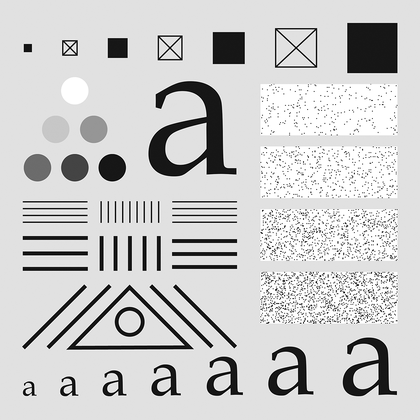
%> input picture Assignment 4/Q4.5/testpattern1024.tif, 420 x 420 px, shrunk from 1024 x 1024 before the run
$ octave Q6B.m   (GNU Octave 9; MATLAB toolbox functions it lacks are replaced by stand-ins)
%> lines starting %> are read from the running program, lines starting %| are printed output that depends on the picture; in (x1, y1, x2, y2) boxes, pixels count from 0 and x2, y2 are one past the last pixel; in counts of white or black regions, pixels touching at a corner belong together; the program's own positions count from 1
### Assignment 4/Q4.5/lpFilterTF4e.m
function H = lpFilterTF4e(type,P,Q,param)

if type=="ideal"        %Ideal Lowpass filter
    D0=param;
    for u=1:P
        for v=1:Q
            d=sqrt(((u-ceil(P/2))^2)+((v-ceil(Q/2))^2));
            if d <=D0
                H(u,v)=1;
            else
                H(u,v)=0;
            end
        end
    end
end

if type=="gaussian"         %Gaussian Lowpass filter
    D0=param;
    for u=1:P
        for v=1:Q
            d=sqrt(((u-ceil(P/2))^2)+((v-ceil(Q/2))^2));
            H(u,v)=exp(-(d^2)/(2*(D0^2)));
        end
    end
end

if type=="butterworth"          %Butterworth Lowpass filter
    D0=param(1,1);
    n=param(1,2);
    for u=1:P
        for v=1:Q
            d=sqrt(((u-ceil(P/2))^2)+((v-ceil(Q/2))^2));
            H(u,v)=(1+((d/D0)^(2*n)))^(-1);
        end
    end
end

### Assignment 4/Q4.5/intScaling4e.m
function g = intScaling4e(f,mode,type)
[r,c,n]=size(f);
M0=min(min(f));
%disp(M0)
M1=max(max(f));
%disp(M1)
h=zeros(r,c);
g=zeros(r,c);
if n==3
   f=rgb2gray(f);
end

if mode=="default"
    if M0<0
        mode="full";
    end
    if M0>=0 && M1>1
        for i=1:r
            for j=1:c
                g(i,j)=f(i,j)/M1;

            end
        end

    end
    if M0==0 && M1==1
        for i=1:r
            for j=1:c
                g(i,j)=f(i,j);
            end
        end
    end
end

if mode=="full"
    if type=="integer"
        K=255;
        for i=1:r
            for j=1:c
                h(i,j)=f(i,j)-M0;
                g(i,j)=floor(K*h(i,j)/M1);
            end
        end
        g=uint8(g);
    end
   if type=="floating"
        K=1;
       for i=1:r
            for j=1:c
                h(i,j)=f(i,j)-M0;
                g(i,j)=(K*h(i,j)/M1);
            end
       end
   end
end

if n==3
   g=gray2rgb(g);
end

### Assignment 4/Q4.5/dftFiltering4e.m
function g = dftFiltering4e(f,H,padmode,scaling)
[m,n]=size(f); %Obtaining padding sizes

%Padding
if padmode=="replicate"
    fp= padarray(f,[m,n],'replicate','post');
end
if padmode==""
    fp= padarray(f,[m,n],'replicate','post');
end
if padmode=="zeros"
    fp= padarray(f,[m,n],0,'post');
end

if padmode=="none"
    fp= f;
end

%Centering the image
fp_centered = minusOne4e(fp);

%Computing DFT
fp_DFT=fft2(fp_centered);

%Multiplying the above image with the real symmetric transfer function
H=real(H);
G=fp_DFT.*H;

%Computing IDFT of G
gp=ifft2(G);
gp=real(gp);

%Decentering
gp_dc=minusOne4e(gp);

%Stripping the padding
g1=gp_dc(1:m,1:n);

%Output scaling
if scaling=="yes"
    g=intScaling4e(g1,"full","floating");
end

if scaling=="no"
    g=g1;
end

if scaling==""
    g=g1;
end


### Assignment 4/Q4.5/minusOne4e.m
function g = minusOne4e(f)
[r,c]=size(f);
%floating point check
check=isa(f,'double');

if check ==0
    disp("The input image must be in floating point range")
end

if check ==1
    %Centering
    for i=1:r
        for j=1:c
            g(i,j)=((-1)^(i+j))*f(i,j);
        end
    end
end

### Assignment 4/Q4.5/Q6B.m
clc;
clear all;
f1=imread('testpattern1024.tif');
%> f1 is the input picture: size 420x420 uint8; min 0, max 255, mean 204
subplot(1,3,1)
imshow(f1)
title("Original Image")
f=255-f1;
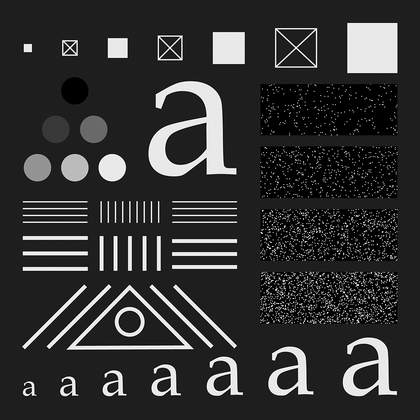
%> f: size 420x420 uint8; min 0, max 255, mean 51
[m,n]=size(f);
%> m = 420; n = 420
P=2*m;  Q=2*n;
%> after `P=2*m`: P = 840
%> after `Q=2*n`: Q = 840
H=lpFilterTF4e("butterworth",P,Q,[18,2]);
%> after the loop in lpFilterTF4e, `for u=1:P`:
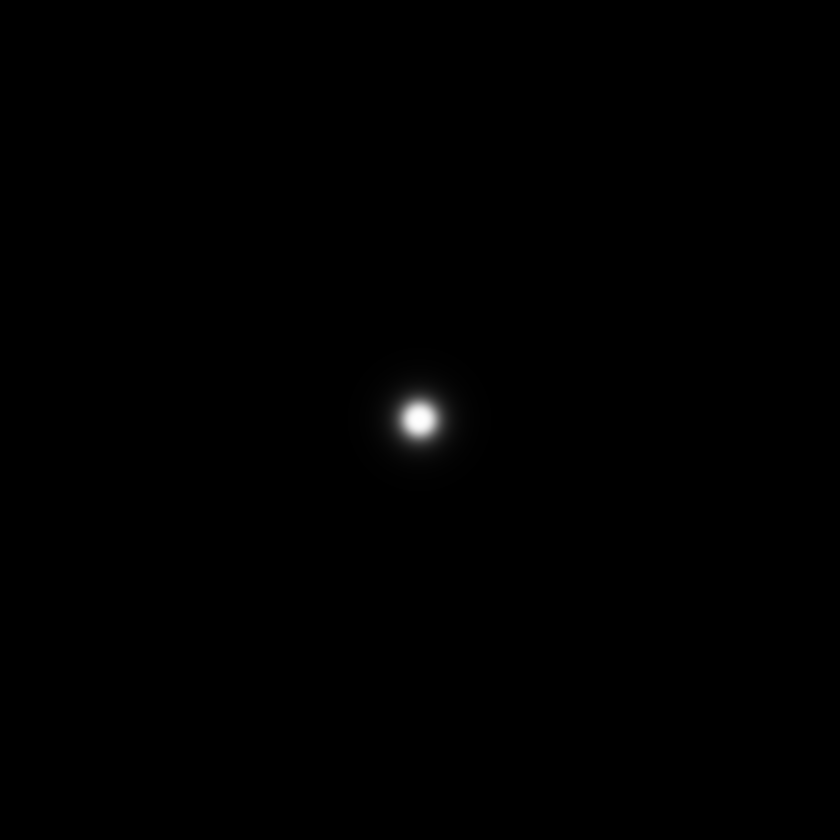
%> H: size 840x840 double; min 8.43e-07, max 1, mean 0.00226

%filtering the image f with H
f=double(f);
%> f: size 420x420 double
f1=intScaling4e(f,"full","floating"); %Scaling input
%> in intScaling4e, `M0=min(min(f));`: M0 = 0
%> in intScaling4e, `M1=max(max(f));`: M1 = 255
output=dftFiltering4e(f1,H,"","");
%> in dftFiltering4e, `fp= padarray(f,[m,n],'replicate','post');`:
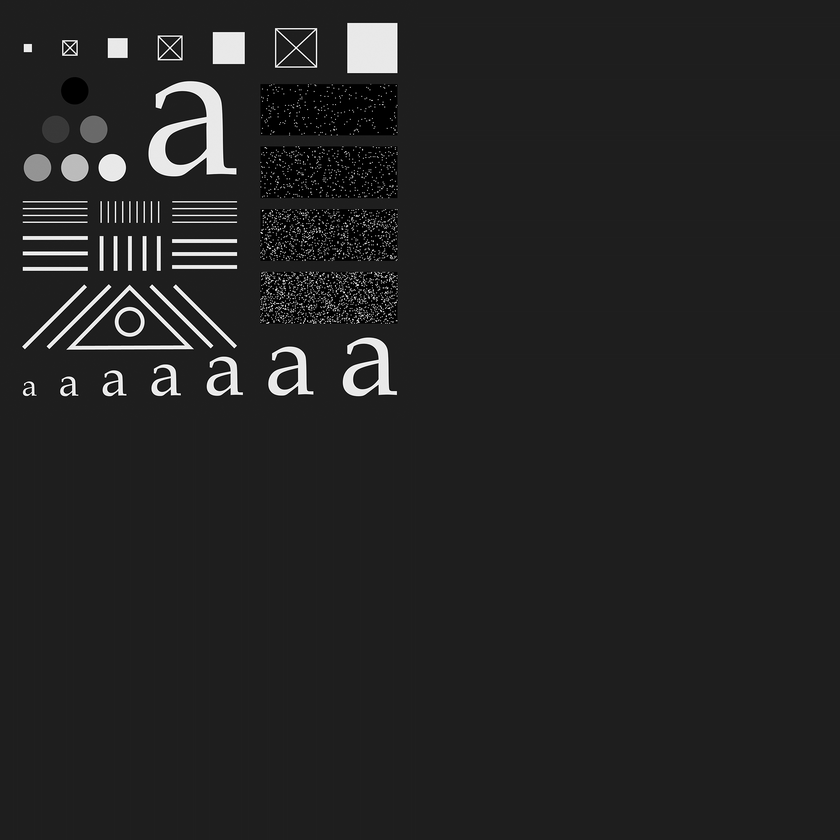
%> fp: size 840x840 double; min 0, max 1, mean 0.138
%> after the loop in minusOne4e, `for i=1:r`:
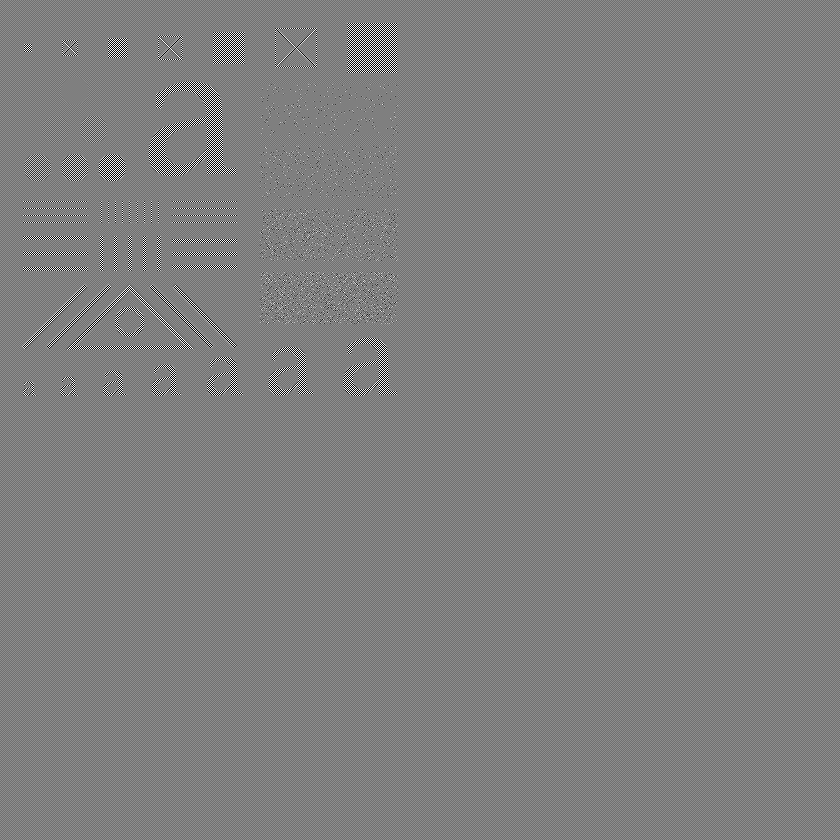
%> g: size 840x840 double; min -1, max 1, mean -2.49e-05; drawn with min black and max white
%> after the loop in minusOne4e (call 2), `for i=1:r`:
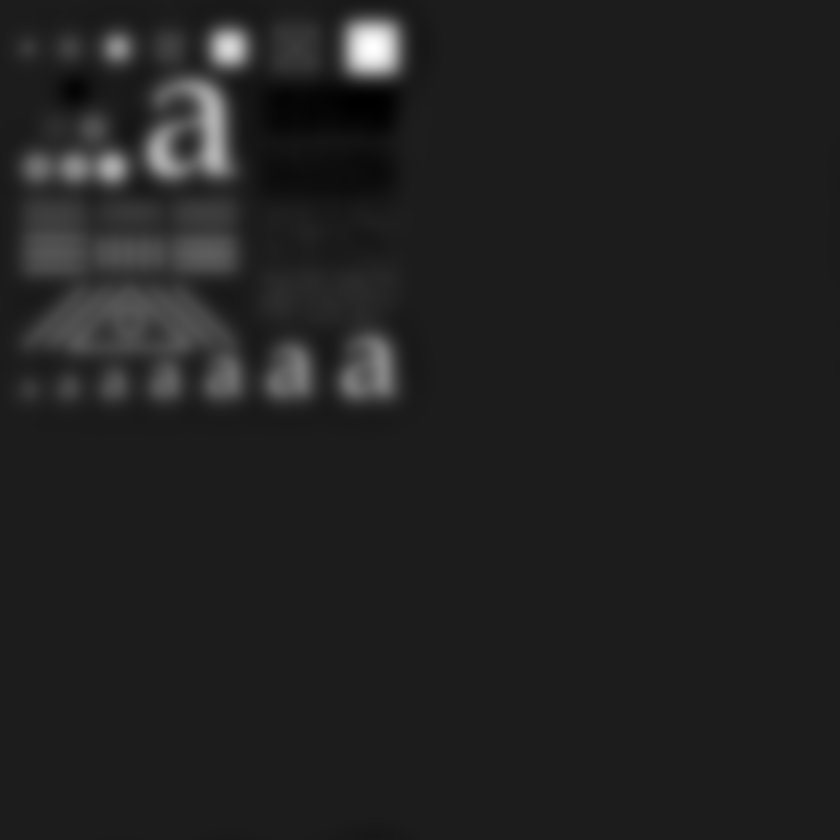
%> g: size 840x840 double; min 0.00607, max 1, mean 0.138; drawn with min black and max white
%> in dftFiltering4e, `g1=gp_dc(1:m,1:n);`:
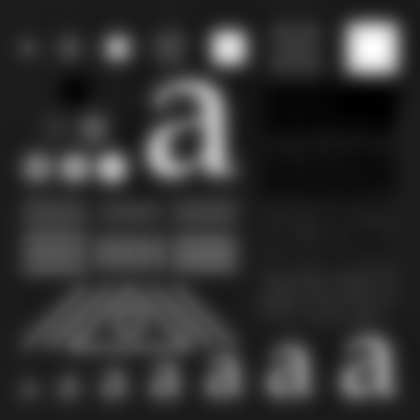
%> g1: size 420x420 double; min 0.00607, max 1, mean 0.2; drawn with min black and max white
subplot(1,3,2)
imshow(output)
title("Butterworth Low pass filtered image")

for p=1:m
    for q=1:n
        if(output(p,q)<0.9)
        output(p,q)=0;
        end
        if(output(p,q)>=0.9)
            output(p,q)=1;
        end
    end
end
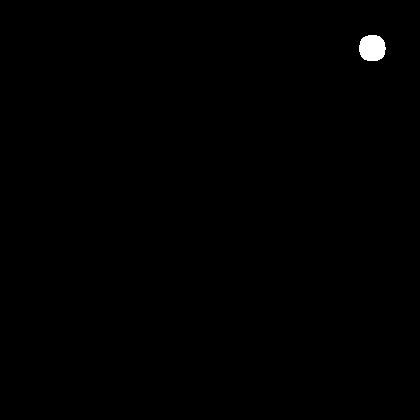
%> output: size 420x420 double; values 0 (black) and 1 (white), 0.33% white; 1 white region, box (x1, y1, x2, y2) and area: (359, 35, 386, 61) 579
subplot(1,3,3)
imshow(output)
title("Thresholded image")
